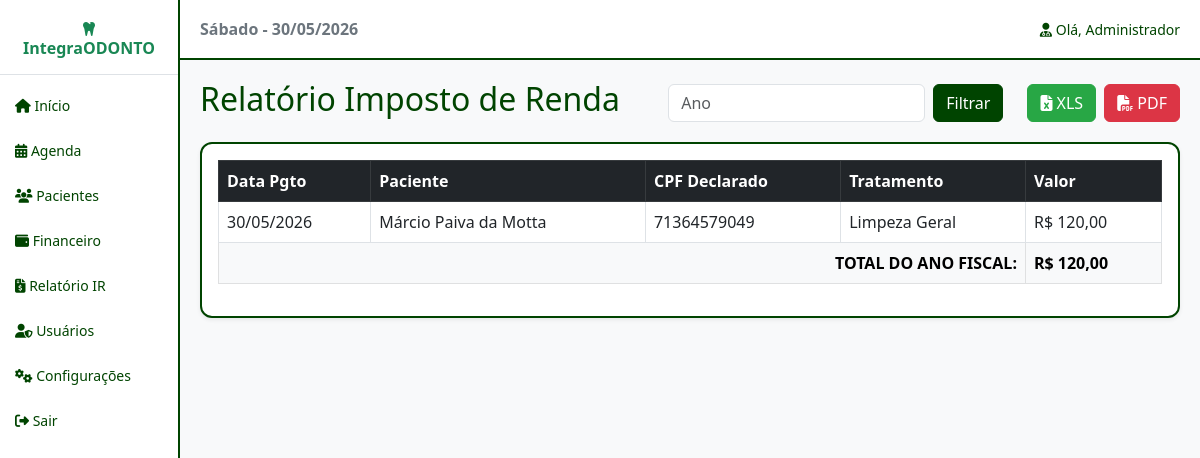
The app's page /view/relatorio_ir.php?ano=2026-05-30 22:29:24 (signed in) with its own data.
### tables this page shows
CREATE TABLE `financeiro` (
  `id` int(11) NOT NULL AUTO_INCREMENT,
  `id_consulta` int(11) NOT NULL,
  `valor` decimal(10,2) NOT NULL,
  `status_pagamento` enum('Pendente','Pago') NOT NULL DEFAULT 'Pendente',
  `forma_recebimento` enum('Dinheiro','PIX','Cartao de Credito','Cartao de Debito','Boleto') DEFAULT NULL,
  `data_pagamento` datetime DEFAULT NULL,
  `incluir_ir` tinyint(1) DEFAULT 0,
  `deleted_at` timestamp NULL DEFAULT NULL,
  PRIMARY KEY (`id`),
  KEY `id_consulta` (`id_consulta`),
  CONSTRAINT `financeiro_ibfk_1` FOREIGN KEY (`id_consulta`) REFERENCES `consultas` (`id`)
);

CREATE TABLE `pacientes` (
  `id` int(11) NOT NULL AUTO_INCREMENT,
  `nome` varchar(100) NOT NULL,
  `data_nascimento` date NOT NULL,
  `sexo` enum('M','F','O') NOT NULL,
  `rg` varchar(20) DEFAULT NULL,
  `cpf` varchar(14) NOT NULL,
  `email` varchar(100) DEFAULT NULL,
  `telefone` varchar(20) NOT NULL,
  `cep` varchar(10) DEFAULT NULL,
  `logradouro` varchar(100) DEFAULT NULL,
  `numero` varchar(10) DEFAULT NULL,
  `complemento` varchar(50) DEFAULT NULL,
  `bairro` varchar(50) DEFAULT NULL,
  `cidade` varchar(50) DEFAULT NULL,
  `uf` char(2) DEFAULT NULL,
  `responsavel_nome` varchar(100) DEFAULT NULL,
  `responsavel_cpf` varchar(14) DEFAULT NULL,
  `foto_path` varchar(255) DEFAULT NULL,
  `deleted_at` timestamp NULL DEFAULT NULL,
  PRIMARY KEY (`id`)
);

CREATE TABLE `consultas` (
  `id` int(11) NOT NULL AUTO_INCREMENT,
  `id_paciente` int(11) NOT NULL,
  `nome_tratamento` varchar(100) NOT NULL,
  `data_consulta` date NOT NULL,
  `hora_consulta` time NOT NULL,
  `status` enum('Agendado','Aguardando','Concluido','Faltou','Cancelado') NOT NULL DEFAULT 'Agendado',
  `id_dentista` int(11) NOT NULL,
  `deleted_at` timestamp NULL DEFAULT NULL,
  PRIMARY KEY (`id`),
  KEY `id_paciente` (`id_paciente`),
  KEY `id_dentista` (`id_dentista`),
  CONSTRAINT `consultas_ibfk_1` FOREIGN KEY (`id_paciente`) REFERENCES `pacientes` (`id`),
  CONSTRAINT `consultas_ibfk_2` FOREIGN KEY (`id_dentista`) REFERENCES `usuarios` (`id`)
);

### config/conexao.php (called while the page is built, shortened)
<?php
abstract class Conexao {
    private $servidor = 'localhost';
    private $user = 'root';
    private $pass = 'apple';
    private $banco = 'integra_odonto';
    private function conexao() {
        $this->conn = new PDO("mysql:host=$this->servidor;dbname=$this->banco", $this->user, $this->pass);
    }
}
?>

### controller/financeiroController.php (called while the page is built, shortened)
<?php
require_once('../model/financeiroModel.php');
class FinanceiroController {
    public function listarIR($ano) {
        $financeiroModel = new Financeiro();
        return $financeiroModel->consultaIR($ano);
    }
}
?>

### model/financeiroModel.php (called while the page is built, shortened)
<?php
require_once '../config/conexao.php';
class Financeiro extends Conexao {
    private $tabela = 'financeiro';
    public function consultaIR($ano) {
        $sql = "SELECT f.valor, f.data_pagamento, p.nome as paciente_nome, p.cpf as paciente_cpf, p.responsavel_cpf, c.nome_tratamento
                FROM " . $this->tabela . " f
                INNER JOIN consultas c ON f.id_consulta = c.id
                INNER JOIN pacientes p ON c.id_paciente = p.id
                WHERE f.incluir_ir = 1 AND YEAR(f.data_pagamento) = :ano AND f.deleted_at IS NULL
                ORDER BY f.data_pagamento ASC";
        $stmt = $this->conn->prepare($sql);
        $stmt->bindParam(':ano', $ano, PDO::PARAM_STR);
        $stmt->execute();
        return $stmt->fetchAll(PDO::FETCH_ASSOC);
    }
}
?>

### view/relatorio_ir.php (the view, shortened to what this page needs)
<?php
require_once 'header.php';
require_once '../controller/financeiroController.php';
$ano = isset($_GET['ano']) ? $_GET['ano'] : date('Y');
$controller = new FinanceiroController();
$relatorio = $controller->listarIR($ano);
$total = 0;
?>
<div class="d-flex justify-content-between align-items-center mb-3 no-print">
    <h2>Relatório Imposto de Renda</h2>
    <div class="d-flex gap-2">
        <form method="GET" class="d-flex me-3">
            <input type="number" name="ano" class="form-control me-2" value="<?php echo $ano; ?>" placeholder="Ano">
            <button type="submit" class="btn btn-primary">Filtrar</button>
        </form>
        <button onclick="exportarExcel()" class="btn btn-success"><i class="fas fa-file-excel"></i> XLS</button>
        <button onclick="window.print()" class="btn btn-danger"><i class="fas fa-file-pdf"></i> PDF</button>
    </div>
</div>
<div class="card shadow-sm" id="area-impressao">
    <div class="card-body">
        <table class="table table-bordered table-hover" id="tabelaIR">
            <thead class="table-dark"><tr><th>Data Pgto</th><th>Paciente</th><th>CPF Declarado</th><th>Tratamento</th><th>Valor</th></tr></thead>
            <tbody>
                <?php foreach ($relatorio as $r):
                    $cpfFinal = !empty($r['responsavel_cpf']) ? $r['responsavel_cpf'] : $r['paciente_cpf'];
                    $total += $r['valor'];
                ?>
                    <tr>
                        <td><?php echo date('d/m/Y', strtotime($r['data_pagamento'])); ?></td>
                        <td><?php echo $r['paciente_nome']; ?></td>
                        <td><?php echo $cpfFinal; ?></td>
                        <td><?php echo $r['nome_tratamento']; ?></td>
                        <td>R$ <?php echo number_format($r['valor'], 2, ',', '.'); ?></td>
                    </tr>
                <?php endforeach; ?>
            </tbody>
            <tfoot class="table-light">
                <tr>
                    <td colspan="4" class="text-end"><strong>TOTAL DO ANO FISCAL:</strong></td>
                    <td><strong>R$ <?php echo number_format($total, 2, ',', '.'); ?></strong></td>
                </tr>
            </tfoot>
        </table>
    </div>
</div>
<?php require_once 'footer.php'; ?>

### view/header.php (style rules this page uses)
body { background-color: #f8f9fa; color: #004400; }
.card { background-color: #ffffff; border: 2px solid #004400; border-radius: 12px; }
h1, h2, h3, h4, h5, h6, label, p, span, td, th { color: #004400; }
.btn-primary { background-color: #004400; border-color: #004400; color: #ffffff; }
.btn-success { background-color: #28a745; border-color: #28a745; }
.btn-danger { background-color: #dc3545; border-color: #dc3545; }

### records on screen
financeiro: data_pagamento "30/05/2026", pacientes.nome "Márcio Paiva da Motta", pacientes.cpf "71364579049", id_consulta.nome_tratamento "Limpeza Geral", valor "120,00"

### other values on screen
$_SESSION['usuario_nome'] "Administrador"
$total "120,00"
